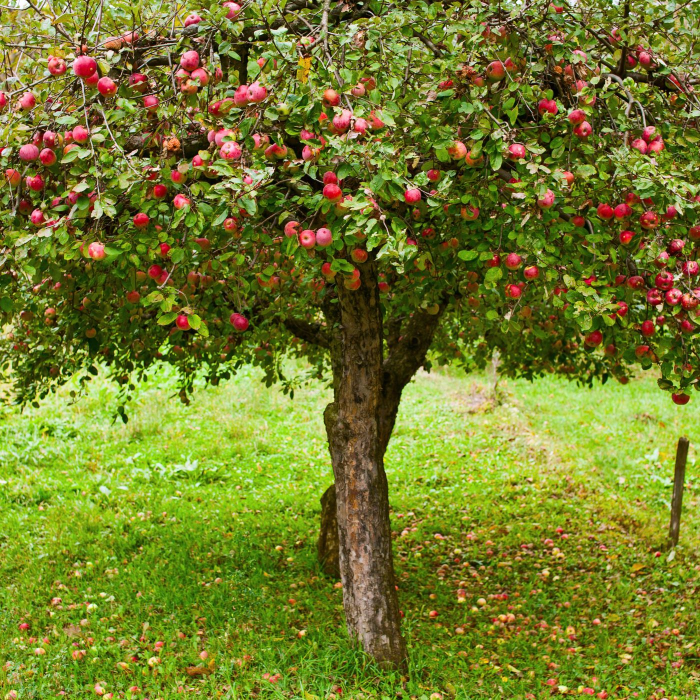
#> input picture appletree.jpg, 1400 x 1400 px, given in place of roman.jpg, which was not available (shown at 1/2 size)
$ python apple_train.py
#> lines starting #> are read from the running program, lines starting #| are printed output that depends on the picture; after the words box and inside, x2 and y2 are one past the last pixel; in counts of white or black regions, pixels touching at a corner belong together; pictures that were not available may be replaced by others from this repository, and a replacement may not be noted
import cv2
import numpy as np

lowerBound = np.array([170, 100, 80])
upperBound = np.array([180, 256, 256])

# cam= cv2.VideoCapture(0)
while True:
    img = cv2.imread('roman.jpg')
#> img is the input picture: shape (1400, 1400, 3); mean B, G, R 42.9, 123.6, 116
    img =cv2.resize(img,(612,612))
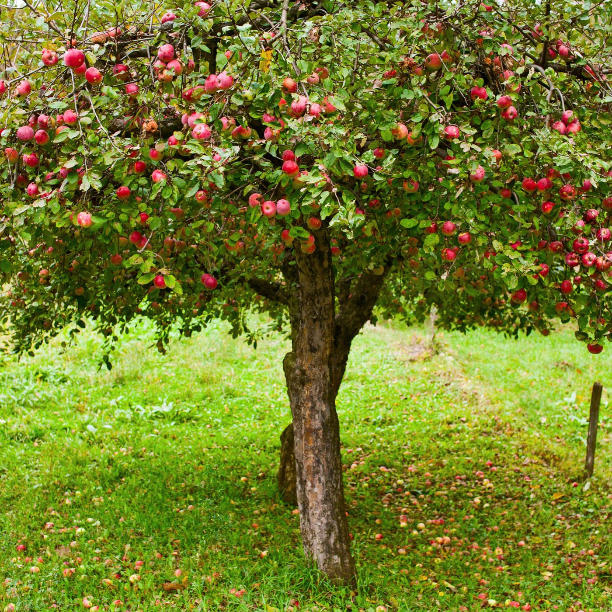
#> img: shape (612, 612, 3); mean B, G, R 42.8, 123.4, 115.9
    # convert BGR to HSV
    imgHSV = cv2.cvtColor(img, cv2.COLOR_BGR2HSV)
#> imgHSV: shape (612, 612, 3); mean H, S, V 35.2, 187.9, 133.5
    cv2.imshow('original image',img)
    # create the Mask

    mask = cv2.inRange(imgHSV, lowerBound, upperBound)
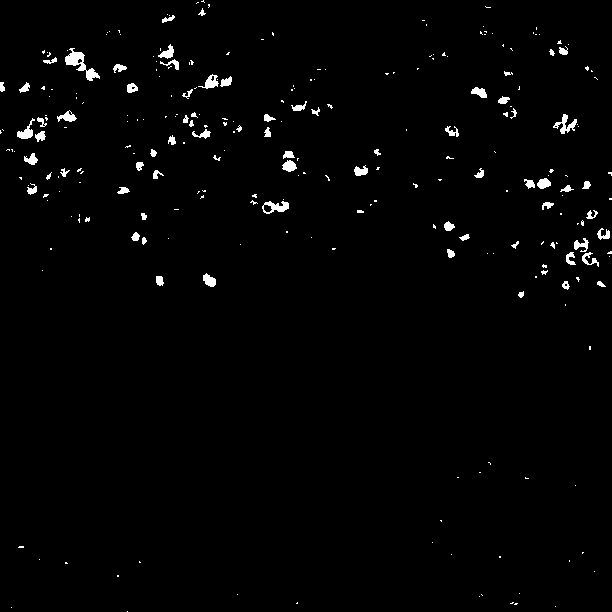
#> mask: shape (612, 612); 1.6% white; 264 white regions (190 under 20 px), largest, box (x1, y1, x2, y2) and area: (65, 48, 100, 81) 378, (262, 201, 289, 214) 189, (553, 114, 577, 134) 188
    dilated = cv2.dilate(mask, None, iterations=6)
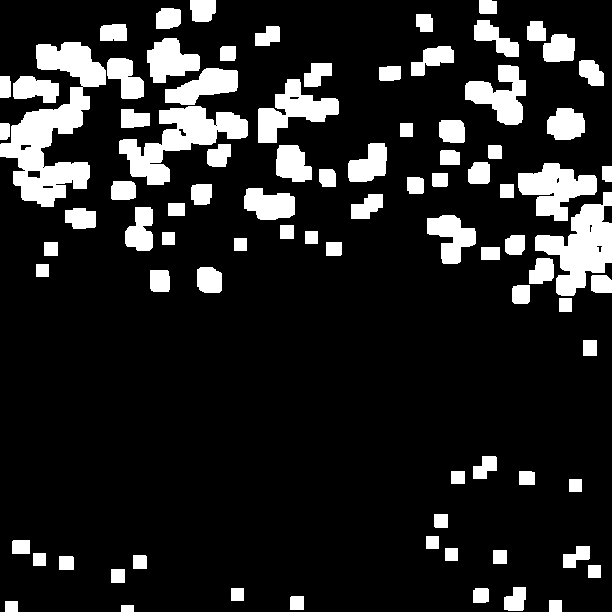
#> dilated: shape (612, 612); 14.9% white; 87 white regions
    contour, _= cv2.findContours(dilated, cv2.RETR_EXTERNAL, cv2.CHAIN_APPROX_NONE)
#> contour = 87 contours; largest, box (x1, y1, x2, y2) and area: (0, 42, 106, 207) 7074, (119, 106, 248, 185) 3900, (535, 192, 612, 296) 3732, (518, 163, 597, 221) 2422, (258, 79, 339, 143) 2186
    for countours in contour:
        x, y, w, h = cv2.boundingRect(countours)
        if cv2.contourArea(countours) < 10:
            continue
        cv2.rectangle(img, (x, y), (x + w, y + h), (0, 0, 255), 3)
#> this loop made 87 passes
#> (x, y, w, h) on passes 1 to 12: (121, 605, 13, 7), (5, 601, 13, 11), (549, 600, 13, 12), (290, 596, 14, 14), (473, 588, 16, 15), (231, 588, 13, 13), (504, 587, 22, 24), (111, 569, 14, 14), (588, 565, 13, 13), (59, 556, 15, 14), (133, 555, 14, 14), (33, 553, 13, 13)
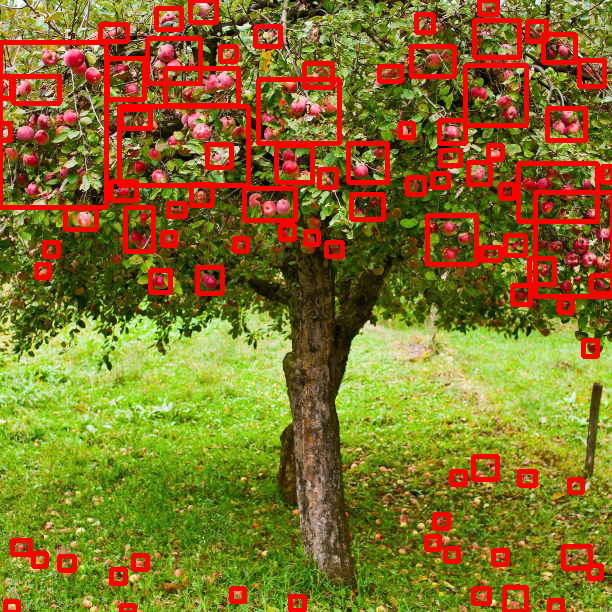
#> img: shape (612, 612, 3); 10.87% of pixels changed, all inside (x1, y1, x2, y2) = (0, 0, 612, 612)
    # cv2.imshow("mask", mask)

    cv2.imshow("image", img)
    if cv2.waitKey(0) == ord('q'):
#> (key q is pressed here)
        cv2.destroyAllWindows()
        break
